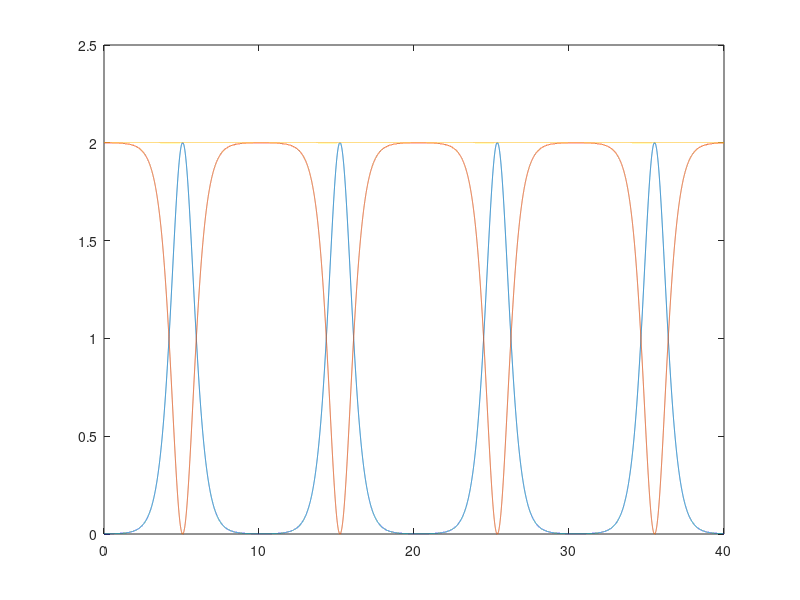
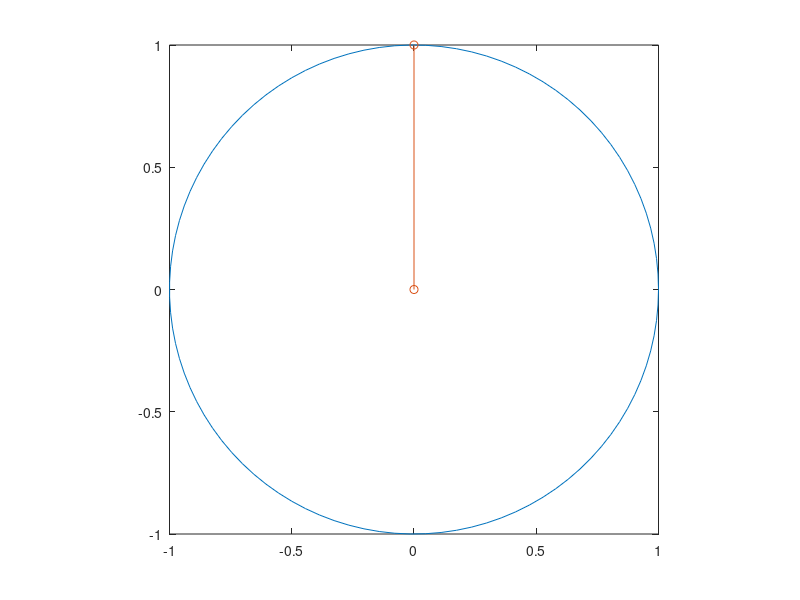

Reproduce these figures in MATLAB, in order. (Note: this script raises an error after producing the figures.)
clear

T = 40;
dt = 0.001;
t = (0:dt:T)';

theta = zeros([length(t), 1]);
theta(1) = pi;

vel = zeros([length(t), 1]);
vel(1) = 0.05;


w2 = 1;

for i =1:length(t)-1

    vel(i+1) = vel(i) - w2*sin(theta(i)) * dt;
    theta(i+1) = theta(i) + vel(i+1) * dt;

end

KE = 0.5.*vel.^2;

PE = w2.*(1 - cos(theta));

Energy = KE + PE;

plot(t, [KE, PE, Energy]);



theta1 = linspace(0,2*pi);
x1 = cos(theta1);
y1 = sin(theta1);
figure;
p = plot(x1,y1,[0 sin(theta(1))],[0 -cos(theta(1))],'-o');
axis square;

i = 1;
while i < length(t)
    p(2).XData(end) = sin(theta(i));
    p(2).YData(end) = -cos(theta(i));

    i = i + 10;
    pause(0.001);
end




